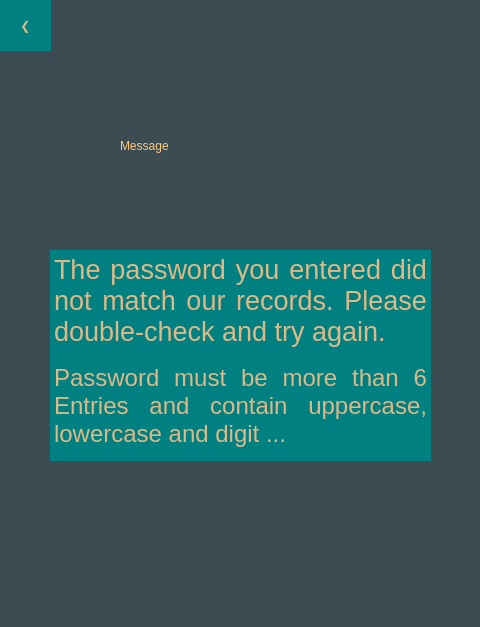
<?xml version="1.0" encoding="UTF-8"?>
<ui version="4.0">
 <class>Dialog</class>
 <widget class="QDialog" name="Dialog">
  <property name="geometry">
   <rect>
    <x>0</x>
    <y>0</y>
    <width>480</width>
    <height>627</height>
   </rect>
  </property>
  <property name="windowTitle">
   <string>Dialog</string>
  </property>
  <property name="styleSheet">
   <string notr="true">background-color: rgb(61, 75, 82);</string>
  </property>
  <widget class="QLabel" name="label">
   <property name="geometry">
    <rect>
     <x>120</x>
     <y>100</y>
     <width>231</width>
     <height>91</height>
    </rect>
   </property>
   <property name="styleSheet">
    <string notr="true">color:rgb(255, 201, 126);
font:42pt &quot;Microsoft JhengHei UI Light&quot;;
</string>
   </property>
   <property name="text">
    <string>Message</string>
   </property>
  </widget>
  <widget class="QTextEdit" name="textEdit">
   <property name="enabled">
    <bool>false</bool>
   </property>
   <property name="geometry">
    <rect>
     <x>50</x>
     <y>250</y>
     <width>381</width>
     <height>121</height>
    </rect>
   </property>
   <property name="styleSheet">
    <string notr="true">background-color: rgb(0, 128, 128);
font: 25 22pt &quot;Microsoft YaHei UI Light&quot;;
color: rgb(222, 184, 135);
border-style: dotted;
gridline-color: rgb(255, 255, 255);
alternate-background-color: rgb(255, 255, 255);</string>
   </property>
   <property name="html">
    <string>&lt;!DOCTYPE HTML PUBLIC &quot;-//W3C//DTD HTML 4.0//EN&quot; &quot;http://www.w3.org/TR/REC-html40/strict.dtd&quot;&gt;
&lt;html&gt;&lt;head&gt;&lt;meta name=&quot;qrichtext&quot; content=&quot;1&quot; /&gt;&lt;style type=&quot;text/css&quot;&gt;
p, li { white-space: pre-wrap; }
&lt;/style&gt;&lt;/head&gt;&lt;body style=&quot; font-family:'Microsoft YaHei UI Light'; font-size:22pt; font-weight:24; font-style:normal;&quot;&gt;
&lt;p align=&quot;justify&quot; style=&quot; margin-top:0px; margin-bottom:0px; margin-left:0px; margin-right:0px; -qt-block-indent:0; text-indent:0px;&quot;&gt;&lt;span style=&quot; font-size:20pt;&quot;&gt;The password you entered did not match our records. Please double-check and try again.&lt;/span&gt;&lt;/p&gt;&lt;/body&gt;&lt;/html&gt;</string>
   </property>
  </widget>
  <widget class="QTextEdit" name="textEdit_2">
   <property name="enabled">
    <bool>false</bool>
   </property>
   <property name="geometry">
    <rect>
     <x>50</x>
     <y>360</y>
     <width>381</width>
     <height>101</height>
    </rect>
   </property>
   <property name="styleSheet">
    <string notr="true">background-color: rgb(0, 128, 128);
font: 25 22pt &quot;Microsoft YaHei UI Light&quot;;
color: rgb(222, 184, 135);
border-style: dotted;
gridline-color: rgb(255, 255, 255);
alternate-background-color: rgb(255, 255, 255);</string>
   </property>
   <property name="html">
    <string>&lt;!DOCTYPE HTML PUBLIC &quot;-//W3C//DTD HTML 4.0//EN&quot; &quot;http://www.w3.org/TR/REC-html40/strict.dtd&quot;&gt;
&lt;html&gt;&lt;head&gt;&lt;meta name=&quot;qrichtext&quot; content=&quot;1&quot; /&gt;&lt;style type=&quot;text/css&quot;&gt;
p, li { white-space: pre-wrap; }
&lt;/style&gt;&lt;/head&gt;&lt;body style=&quot; font-family:'Microsoft YaHei UI Light'; font-size:22pt; font-weight:24; font-style:normal;&quot;&gt;
&lt;p align=&quot;justify&quot; style=&quot; margin-top:0px; margin-bottom:0px; margin-left:0px; margin-right:0px; -qt-block-indent:0; text-indent:0px;&quot;&gt;&lt;span style=&quot; font-size:18pt;&quot;&gt;Password must be more than 6 Entries and contain uppercase, lowercase and digit ...&lt;/span&gt;&lt;/p&gt;&lt;/body&gt;&lt;/html&gt;</string>
   </property>
  </widget>
  <widget class="QPushButton" name="backtocreat">
   <property name="geometry">
    <rect>
     <x>0</x>
     <y>0</y>
     <width>51</width>
     <height>51</height>
    </rect>
   </property>
   <property name="styleSheet">
    <string notr="true">QPushButton{background-color: rgb(0, 128, 128);
font: 25 22pt &quot;Microsoft YaHei UI Light&quot;;
color: rgb(222, 184, 135);
border-style: dotted;
gridline-color: rgb(255, 255, 255);
alternate-background-color: rgb(255, 255, 255);}
QPushButton:hover{background-color:rgb(241, 241, 241);
font: 25 22pt &quot;Microsoft YaHei UI Light&quot;;
color: rgb(222, 184, 135);
border-style: dotted;
gridline-color: rgb(255, 255, 255);
alternate-background-color: rgb(255, 255, 255);}</string>
   </property>
   <property name="text">
    <string>❮</string>
   </property>
  </widget>
 </widget>
 <resources/>
 <connections/>
</ui>
